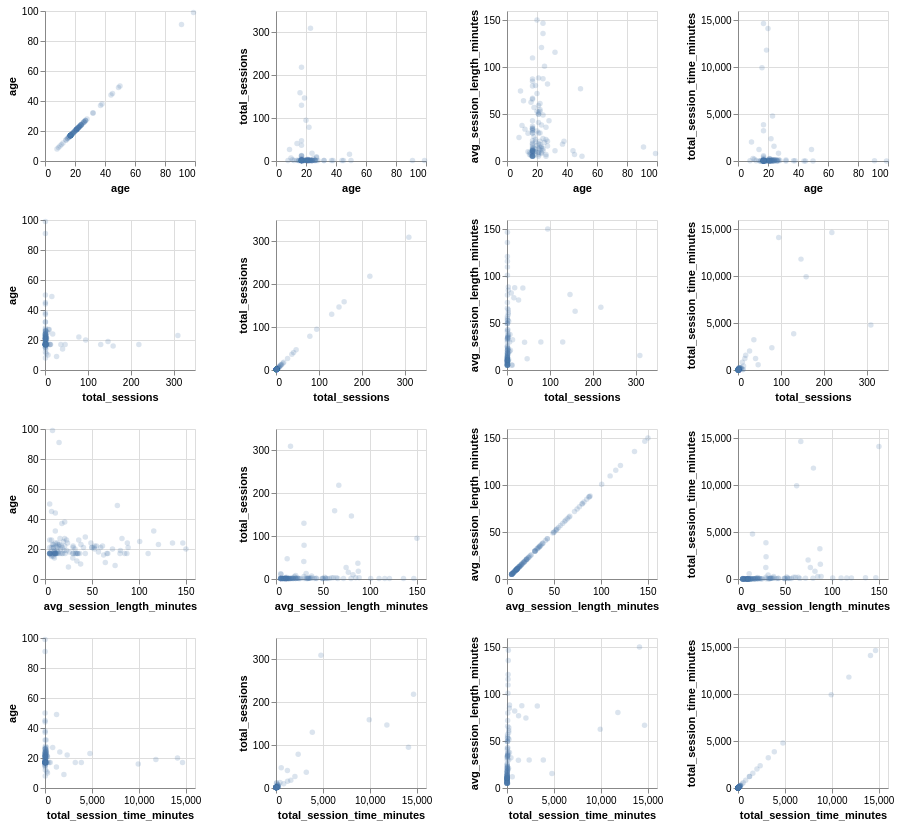

Source (notebook cell):
### Markdown cell above
- describe the methods you used to perform your analysis from beginning to end that narrates the analysis code.

your report should include code which:
- loads data 
- wrangles and cleans the data to the format necessary for the planned analysis
- performs a summary of the data set that is relevant for exploratory data analysis related to the planned analysis 
- creates a visualization of the dataset that is relevant for exploratory data analysis related to the planned analysis
- performs the data analysis
- creates a visualization of the analysis 
- note: all figures should have a figure number and a legend

### Code cell
### Run this cell before continuing.
import numpy as np
import pandas as pd
import altair as alt
from sklearn.cluster import KMeans
from sklearn.preprocessing import StandardScaler
from sklearn.compose import make_column_transformer
from sklearn.pipeline import make_pipeline
from sklearn import set_config


# Simplify working with large datasets in Altair
alt.data_transformers.enable('vegafusion')

# Output dataframes instead of arrays
set_config(transform_output="pandas")

# Merge through shared hashedEmail
players = pd.read_csv("players.csv")
sessions = pd.read_csv("sessions.csv")
players_merged = players.merge(sessions, on="hashedEmail", how="inner")
players_clean = players_merged.drop(columns=["individualId", "organizationName"])

# Calculate each playtime duration in minutes
players_clean['start_time'] = pd.to_datetime(players_clean['start_time'], format='%d/%m/%Y %H:%M')
players_clean['end_time'] = pd.to_datetime(players_clean['end_time'], format='%d/%m/%Y %H:%M')
players_clean['duration_minutes'] = (players_clean['end_time'] - players_clean['start_time']).dt.total_seconds() / 60

# Calculate total playtime
agg = (
    players_clean.groupby("hashedEmail").agg(
        total_sessions=("hashedEmail", "count"),
        avg_session_length_minutes=("duration_minutes", "mean"),
        total_session_time_minutes=("duration_minutes", "sum")
    ).reset_index()
)

# Merge agg with players
players_total = players_clean.merge(agg, on="hashedEmail", how="inner")

# Get rid of duplicates and unneccessary data
players_total = players_total.drop(columns=["original_start_time", "original_end_time", "start_time", "end_time", "duration_minutes", "played_hours"])
players_total = players_total.drop_duplicates()


players_total

columns_to_plot = players_total.loc[:, "age" : "total_session_time_minutes"].columns.tolist()


pm_pairs = alt.Chart(players_total).mark_circle(opacity=0.2).encode(
    alt.X(alt.repeat("row"), type="quantitative"),
    alt.Y(alt.repeat("column"), type="quantitative"),
).properties(
    width=150,
    height=150
).repeat(
    column=columns_to_plot,
    row=columns_to_plot
)
pm_pairs
